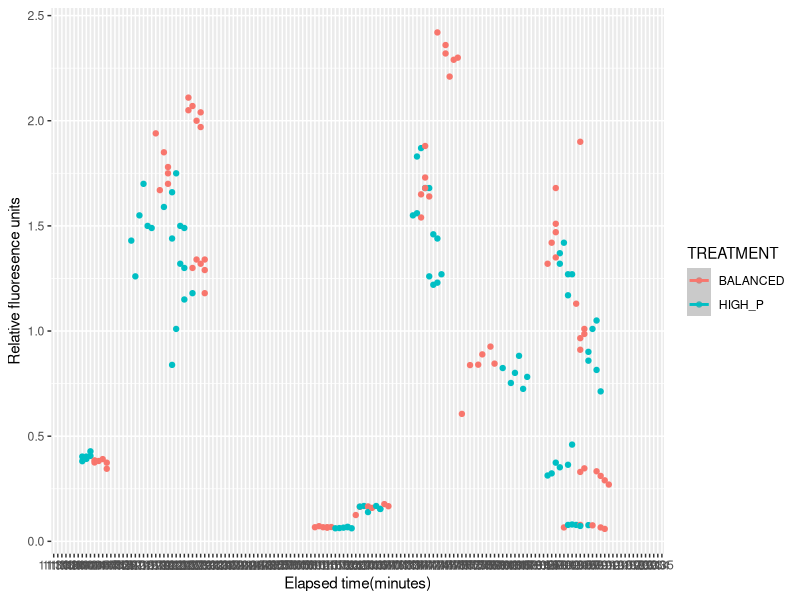
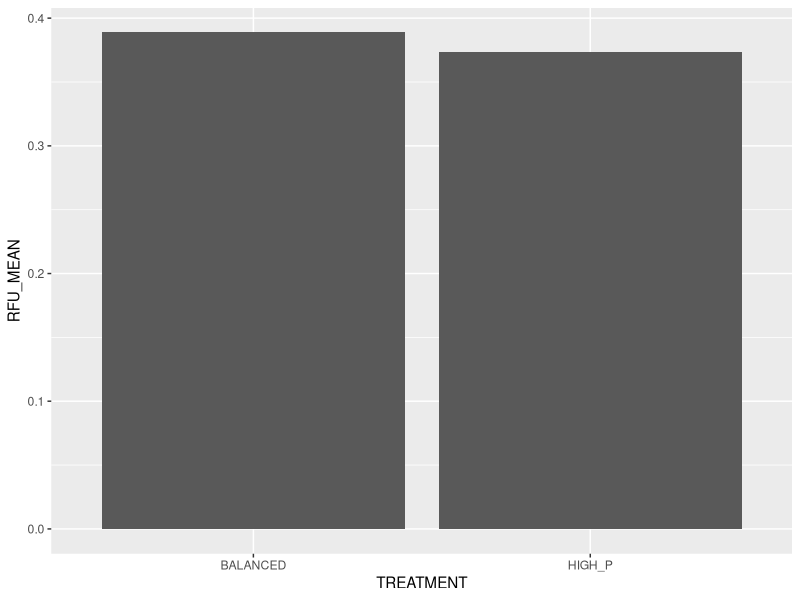
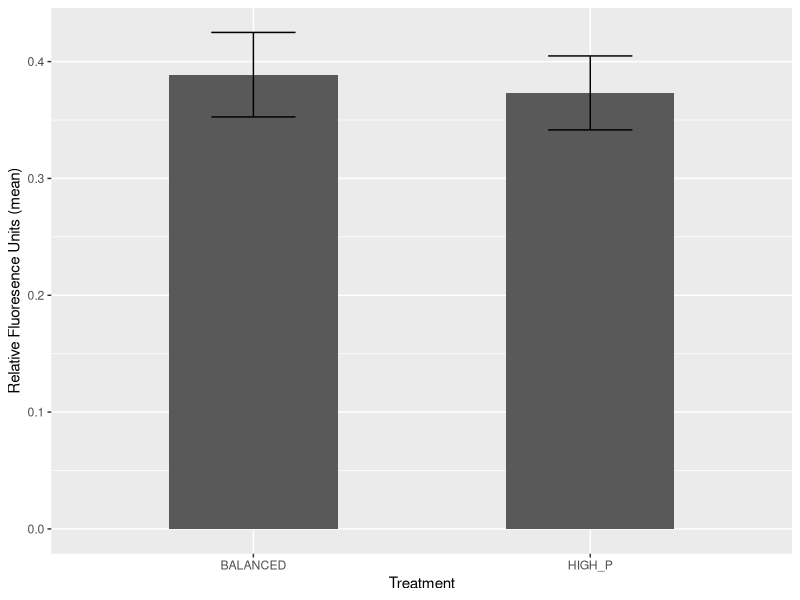
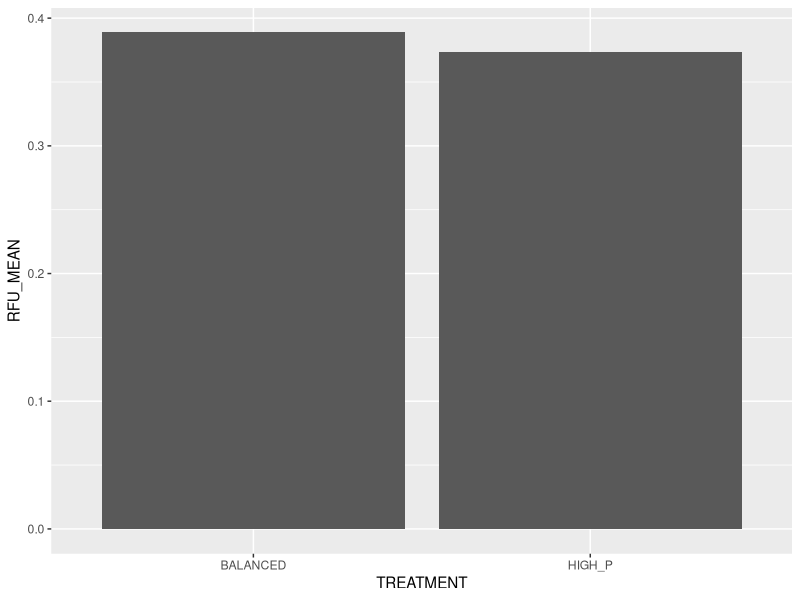
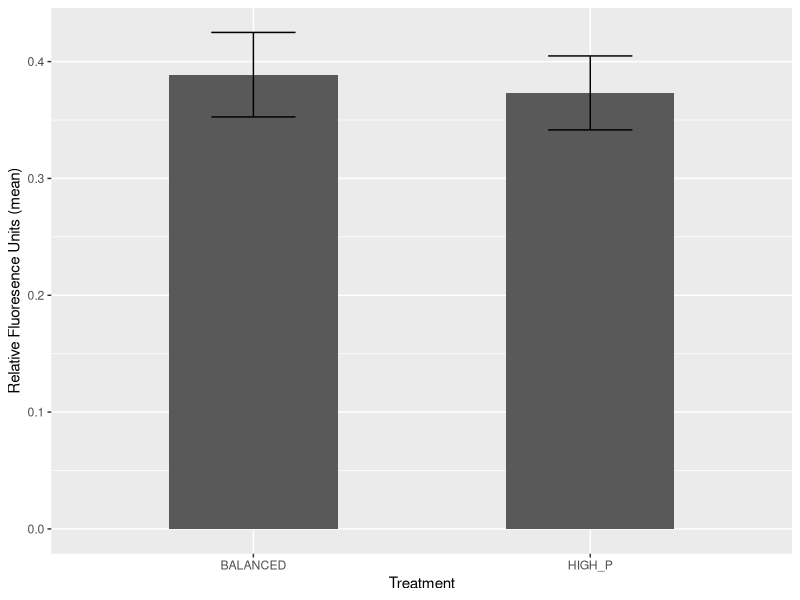

Reproduce these figures in R, in order. (Note: this script raises an error after producing the figures.)
## ---- chunk 1
require(tidyverse)
require(lubridate)
## ---- chunk 2
algae <- read.csv(file = "algae_growth.csv", header = T, sep = ",") %>%
  mutate(DATE_TIME = paste(DATE, TIME, sep = " ")) %>%
  mutate(DATE_TIME = ymd_hm(DATE_TIME))
## ---- chunk 3
algae_elapsed <- algae %>%
  mutate(ELAPSED_TIME = ifelse(ORGANISM %in% c("MA", "C"), 
                               ((DATE_TIME - ymd_hm("20181112 14:30"))),
                               ((DATE_TIME - ymd_hm("20181113 14:30")))))
## ---- chunk 4

 C <- algae_elapsed %>%
  filter(ORGANISM == "C") 
 SA <- algae_elapsed %>%
  filter(ORGANISM == "SA") 

  
## ---- chunk 5
plot1 <- ggplot()+
  geom_point (data = C,
              aes (x= TIME, y= RFU, group= ORGANISM,color= TREATMENT)) +

  stat_smooth (data = SA,
              aes (x= TIME, y= RFU,color= TREATMENT),method="lm")+
xlab("Elapsed time(minutes)") +
ylab("Relative fluoresence units")

plot1
## ---- chunk 6
C <- algae_elapsed%>%
  group_by(TREATMENT) %>%
  summarise(RFU_MEAN = mean(RFU),
            RFU_SE = sd(RFU)/sqrt(n()))
## ---- chunk 7
plot2 <- ggplot() +
  geom_col(data = C,
           aes(x = TREATMENT, y = RFU_MEAN))

plot2
## ---- chunk 8
plot2 <- ggplot() +
  geom_col(data = C,
           aes(x = TREATMENT, y = RFU_MEAN),
           width = 0.5) +
  geom_errorbar(data = C,
                aes(x = TREATMENT, ymin = RFU_MEAN - RFU_SE, ymax = RFU_MEAN + RFU_SE),
                width = 0.25) +
   xlab("Treatment") +
  ylab("Relative Fluoresence Units (mean)")

plot2
## ---- chunk 9
SA <- algae_elapsed%>%
  group_by(TREATMENT) %>%
  summarise(RFU_MEAN = mean(RFU),
            RFU_SE = sd(RFU)/sqrt(n()))
## ---- chunk 10
plot3 <- ggplot() +
  geom_col(data = SA,
           aes(x = TREATMENT, y = RFU_MEAN))

plot3
## ---- chunk 11
plot3 <- ggplot() +
  geom_col(data = SA,
           aes(x = TREATMENT, y = RFU_MEAN),
           width = 0.5) +
  geom_errorbar(data = C,
                aes(x = TREATMENT, ymin = RFU_MEAN - RFU_SE, ymax = RFU_MEAN + RFU_SE),
                width = 0.25) +
   xlab("Treatment") +
  ylab("Relative Fluoresence Units (mean)")

plot3
## ---- chunk 12
algae_ttest <- t.test(C$BALANCED, SA$BALANCED)

C_ttest
